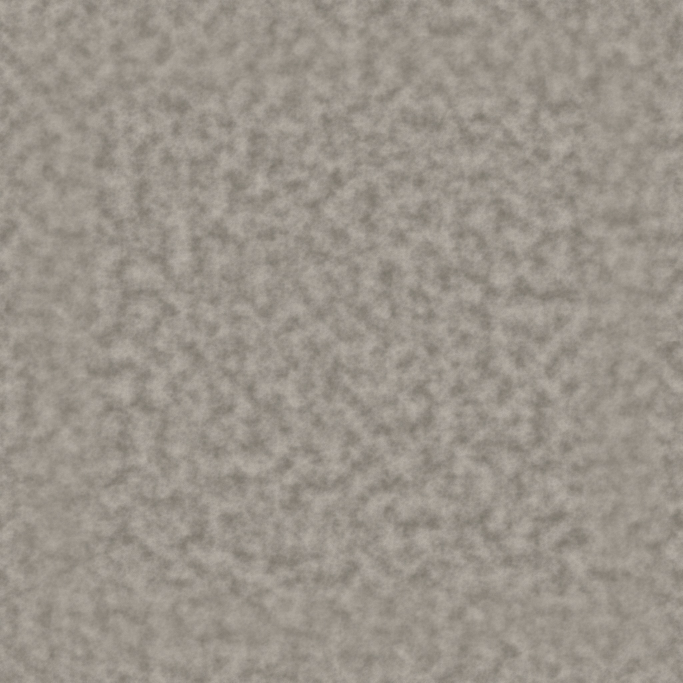
#> input picture scripts/assets/deepglass/WardenStoneTile_Color.jpg, 2048 x 2048 px (shown at 1/3 size)
$ python derive_pbr.py WardenStoneTile_Color.jpg
#> lines starting #> are read from the running program, lines starting #| are printed output that depends on the picture
# Derive normal / roughness / AO from a flat COLOUR map (SPACEY, 2026-09-20:
# "some baked details on em have some depth and pbr").
#
#   python3 scripts/assets/deepglass/derive_pbr.py <in.png> [more.png ...]
#
# Writes, next to each input:  <stem>_color.png  <stem>_normal.png  <stem>_orm.png
#
# WHY DERIVE RATHER THAN GENERATE. An image model cannot produce a usable
# normal map, the channels have to encode a real surface gradient and a
# generated one does not, so it lights wrong from every angle. Hand-painted
# bark, though, already carries its depth information in its VALUE: the dark
# pixels are the furrows and the light ones are the ridges. So luminance IS a
# height field, and everything else falls out of it.
#
# glTF packing (what the loaders expect):
#   occlusionTexture     -> R
#   metallicRoughness    -> G roughness, B metallic
# so one ORM image serves both slots and costs one texture instead of two.
import os
import sys

import numpy as np
from PIL import Image, ImageFilter

# How pronounced the derived relief is. Higher = deeper furrows. Past about 3
# the normals start to read as embossed plastic rather than bark.
NORMAL_STRENGTH = float(os.environ.get('PBR_NORMAL_STRENGTH', '2.0'))
# Bark is never glossy; this is the window the derived roughness is mapped into.
ROUGH_MIN, ROUGH_MAX = 0.62, 0.96
# How much darker a deep crevice gets in the AO pass.
AO_DEPTH = 0.55
SIZE = int(os.environ.get('PBR_SIZE', '512'))


def make_seamless(a, frac=float(os.environ.get('PBR_SEAM', '0.30'))):
    """Cross-fade opposite edges so the tile actually repeats.

    Image models do not produce seamless tiles however firmly you ask, these
    came back with a ~23/255 mismatch between left and right edges, which shows
    as a hard vertical line every tile on the trunk. Blend a band of each edge
    onto its opposite and drop the duplicated strip. Cheap, and for organic
    bark it is invisible; it would not survive on a texture with structure that
    has to line up (brickwork, panelling).
    """
    for axis in (1, 0):
        a = np.moveaxis(a, axis, 1)
        h, w = a.shape[0], a.shape[1]
        ov = max(4, int(w * frac))
        ramp = np.linspace(0.0, 1.0, ov)[None, :, None]
        head = a[:, :ov] * ramp + a[:, w - ov:] * (1.0 - ramp)
        a = np.concatenate([head, a[:, ov:w - ov]], axis=1)
        a = np.moveaxis(a, 1, axis)
    return a


def edge_mismatch(a):
    """Mean |difference| between opposite edges, the seam, in 0-255."""
    lr = np.abs(a[:, :6].mean(axis=1) - a[:, -6:].mean(axis=1)).mean()
    tb = np.abs(a[:6].mean(axis=0) - a[-6:].mean(axis=0)).mean()
    return float(lr), float(tb)


def luminance(rgb):
    return rgb[..., 0] * 0.299 + rgb[..., 1] * 0.587 + rgb[..., 2] * 0.114


def height_field(rgb):
    """Value as height, flattened so one bright plate does not dominate.

    A light blur first: single-pixel paint speckle is not relief, and left in
    it turns the normal map into noise that sparkles as the camera moves.
    """
    lum = luminance(rgb)
    h = np.asarray(Image.fromarray((lum * 255).astype(np.uint8))
                   .filter(ImageFilter.GaussianBlur(1.1))).astype(np.float32) / 255
    lo, hi = np.percentile(h, 2), np.percentile(h, 98)
    return np.clip((h - lo) / max(1e-4, hi - lo), 0, 1)


def normal_map(h):
    """Sobel gradient -> tangent-space normal, +Y up (OpenGL / NormalGL).

    The repo ships NormalGL elsewhere, so match it: a DirectX-convention map
    (green inverted) lights its bumps inside-out against these.
    """
    # np.roll wraps, which is exactly right for a tile: the gradient is
    # continuous across the seam instead of stopping at the edge.
    dx = (np.roll(h, -1, 1) - np.roll(h, 1, 1)) * NORMAL_STRENGTH
    dy = (np.roll(h, -1, 0) - np.roll(h, 1, 0)) * NORMAL_STRENGTH
    nz = np.ones_like(h)
    ln = np.sqrt(dx * dx + dy * dy + nz * nz)
    n = np.stack([-dx / ln, dy / ln, nz / ln], axis=-1)
    return ((n * 0.5 + 0.5) * 255).astype(np.uint8)


def orm_map(h):
    """R = AO, G = roughness, B = metallic (0). One image, two glTF slots."""
    # AO: how much LOWER this pixel is than its neighbourhood. A crevice is
    # occluded; a ridge is not.
    wide = np.asarray(Image.fromarray((h * 255).astype(np.uint8))
                      .filter(ImageFilter.GaussianBlur(7))).astype(np.float32) / 255
    cavity = np.clip((h - wide) * 2.0 + 0.5, 0, 1)
    ao = np.clip(1.0 - (1.0 - cavity) * AO_DEPTH, 0, 1)
    # Roughness: the recesses hold dust and are rougher; ridges are worn smoother.
    rough = ROUGH_MAX - (ROUGH_MAX - ROUGH_MIN) * h
    return (np.stack([ao, rough, np.zeros_like(h)], axis=-1) * 255).astype(np.uint8)


def main(paths):
    if not paths:
        sys.exit('usage: derive_pbr.py <colour.png> [...]')
    for p in paths:
        im = Image.open(p).convert('RGB')
#> im is the input picture: PIL image 2048x2048 RGB; mean R, G, B 155.3, 148.3, 139
        # square it off a centre crop, then size: a tile must be square or it
        # stretches on the trunk
        s = min(im.size)
#> s = 2048
        im = im.crop(((im.width - s) // 2, (im.height - s) // 2,
                      (im.width + s) // 2, (im.height + s) // 2))
        im = im.resize((SIZE, SIZE), Image.LANCZOS)
#> im: PIL image 512x512 RGB
        arr = np.asarray(im).astype(np.float32)
        before = edge_mismatch(arr)
#> in edge_mismatch, `lr = np.abs(a[:, :6].mean(axis=1) - a[:, -6:].mean(axis=1)).mean()`: lr = 6.88
#> in edge_mismatch, `tb = np.abs(a[:6].mean(axis=0) - a[-6:].mean(axis=0)).mean()`: tb = 7.89
#> before = (6.88, 7.89)
        arr = make_seamless(arr)
#> after the loop in make_seamless, `for axis in (1, 0):`:
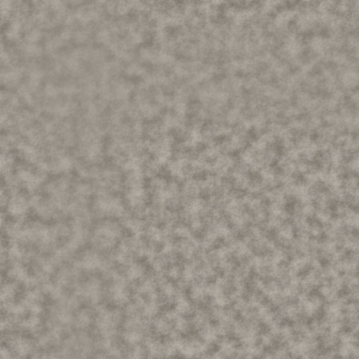
#> a: shape (359, 359, 3) float64; mean of channels 0, 1, 2 155.3, 148.3, 139.1; drawn as R, G, B
        arr = np.asarray(Image.fromarray(np.clip(arr, 0, 255).astype(np.uint8))
                         .resize((SIZE, SIZE), Image.LANCZOS)).astype(np.float32)
        after = edge_mismatch(arr)
#> after = (6.03, 5.45)
        print(f'  seam L-R/T-B {before[0]:.0f}/{before[1]:.0f} -> '
              f'{after[0]:.0f}/{after[1]:.0f}')
#|   seam L-R/T-B 7/8 -> 6/5
        im = Image.fromarray(arr.astype(np.uint8))
        rgb = arr / 255
        h = height_field(rgb)
#> in height_field, `lo, hi = np.percentile(h, 2), np.percentile(h, 98)`: lo = 0.518; hi = 0.639
        stem = os.path.splitext(p)[0]
        im.save(f'{stem}_color.png')
        # Normal and ORM at HALF the colour map's size. They carry low-frequency
        # information, a gradient and two masks, so they lose nothing visible
        # at half res, and they are the cheapest 4x VRAM saving available here.
        half = max(128, SIZE // 2)
        Image.fromarray(normal_map(h)).resize((half, half), Image.LANCZOS).save(
            f'{stem}_normal.png')
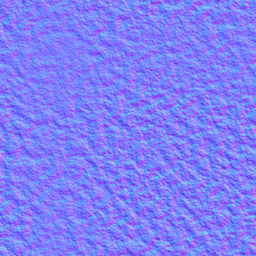
#> saved as WardenStoneTile_Color_normal.png: PIL image 256x256 RGB; mean R, G, B 127, 127, 249.2
        Image.fromarray(orm_map(h)).resize((half, half), Image.LANCZOS).save(
            f'{stem}_orm.png')
#> in orm_map, `wide = np.asarray(Image.fromarray((h * 255).astype(np.uint8)) .filter(..`:
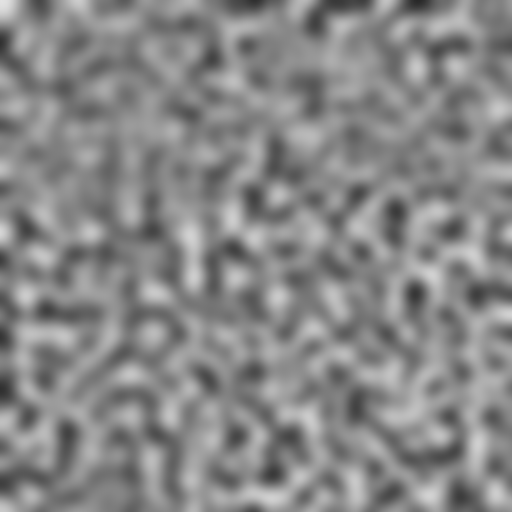
#> wide: shape (512, 512) float32; min 0.157, max 0.89, mean 0.531
#> in orm_map, `cavity = np.clip((h - wide) * 2.0 + 0.5, 0, 1)`:
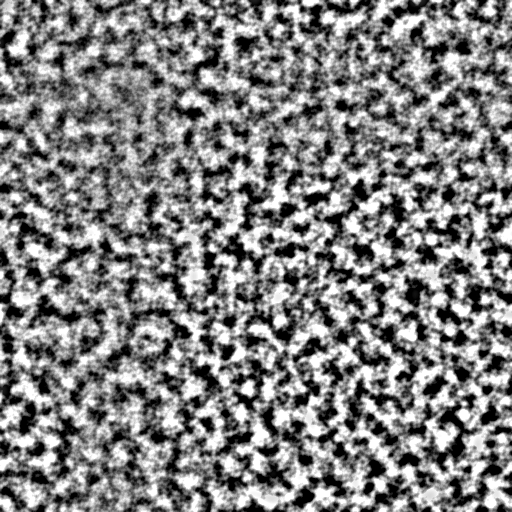
#> cavity: shape (512, 512) float32; min 0, max 1, mean 0.508
#> in orm_map, `ao = np.clip(1.0 - (1.0 - cavity) * AO_DEPTH, 0, 1)`:
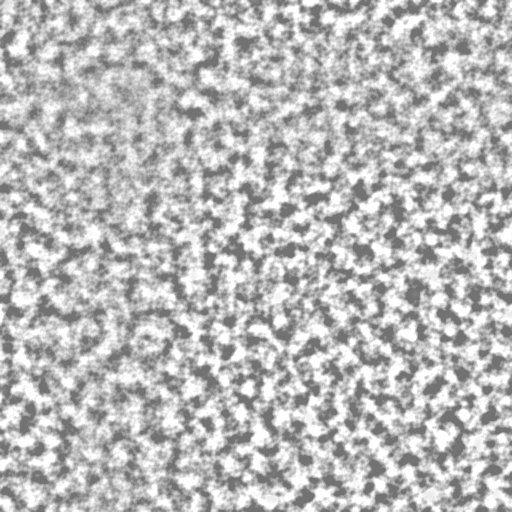
#> ao: shape (512, 512) float32; min 0.45, max 1, mean 0.729
#> in orm_map, `rough = ROUGH_MAX - (ROUGH_MAX - ROUGH_MIN) * h`:
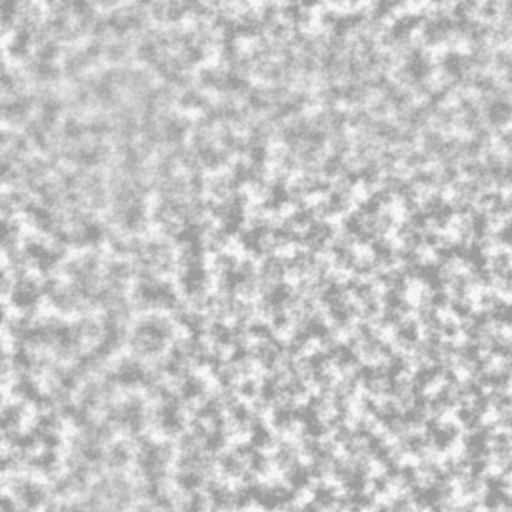
#> rough: shape (512, 512) float32; min 0.62, max 0.96, mean 0.779
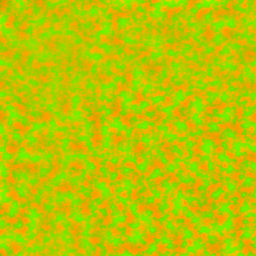
#> saved as WardenStoneTile_Color_orm.png: PIL image 256x256 RGB; mean R, G, B 185.4, 198.2, 0
        rel = np.percentile(h, 90) - np.percentile(h, 10)
#> rel = 0.613
        print(f'{os.path.basename(stem)}: {SIZE}x{SIZE}, relief range {rel:.2f} '
              f'-> _color _normal _orm')
#| WardenStoneTile_Color: 512x512, relief range 0.61 -> _color _normal _orm
        if rel < 0.25:
            print('  NOTE low relief range: this colour map is flat, so the '
                  'derived normal will be subtle. That is honest, not a bug.')


main(sys.argv[1:])
